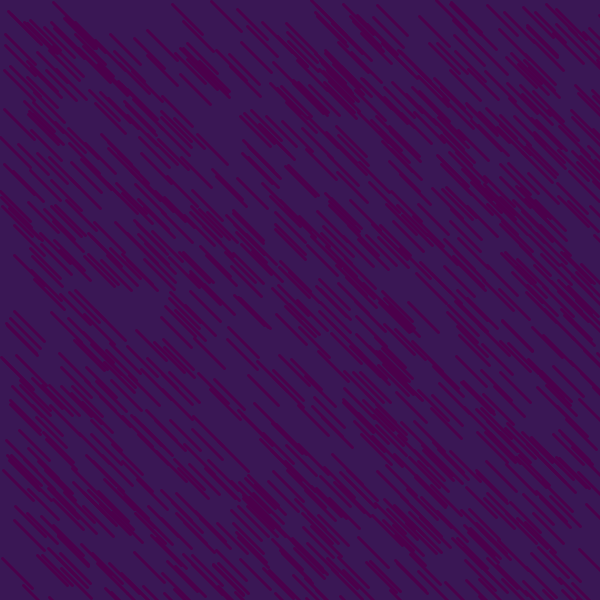
Frame 1 (no input)
Frame 60 (the mouse pressed at the canvas centre just before this capture): identical to frame 1, image omitted
Frame 120 (the mouse held since frame 60 and released just before this capture): identical to frame 1, image omitted

The Processing sketch that drew this single still picture (run headless with seeded random() and noise(); from frame 60 on, the mouse is pressed at the canvas centre):

// Processing sketch: Purple_Rain2
// ── Purple_Rain2.pde

void setup()
{
size(600,600);
background(random(90),random(90),random(90));

  
 // create variable
 
 
 //while code is true 
 ////execute the code in the brackets
 
   for( int i = 0; i < 1001; i++)
   {
    float x1 = random(width);
    float y1 = random(height);
     
    stroke(75,0,75);
    strokeWeight(3);
    line(x1,y1,x1+30,y1+30);
   
   }
}

void draw() 
{
 
   
 }
